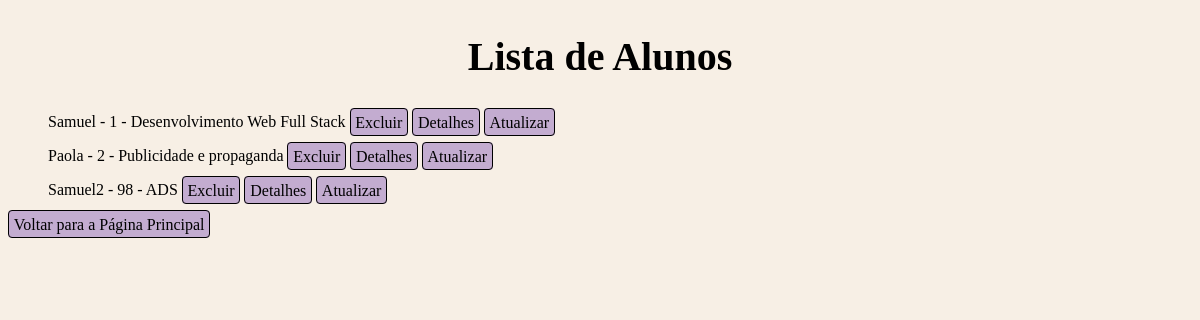
The app's page /alunos/listar/ with its own data.
### cadastro/models.py (models this page shows, shortened)
class Aluno(models.Model):
    nome = models.CharField(max_length=100)
    matricula = models.CharField(max_length=20, unique=True)
    idade = models.IntegerField()
    curso = models.CharField(max_length=50)
    endereco = models.TextField()
    email = models.EmailField()

### cadastro/views.py (the view)
# urls.py: path('alunos/listar/', lista_alunos, name = 'lista_alunos'),
def lista_alunos(request) :
    alunos = Aluno.objects.all()
    return render(request, 'cadastro/lista_alunos.html', {'alunos': alunos})

### cadastro/templates/cadastro/lista_alunos.html (shortened to what this page needs)
{% load static %}
<!DOCTYPE html>
<html>
<head>
    <link rel="stylesheet" href="{% static 'css/lista_alunos.css' %}">
</head>
<body>
    <h2>Lista de Alunos</h2>
    <ul>
        {% for aluno in alunos %}
            <li>
                {{ aluno.nome }} - {{ aluno.matricula }} - {{ aluno.curso }}
                <a href="{% url 'excluir_aluno' aluno.id %}">Excluir</a>
                <a href="{% url 'detalhes_aluno' aluno.id %}">Detalhes</a>
                <a href="{% url 'atualizar_aluno' aluno.id %}">Atualizar</a>
            </li>
        {% endfor %}
    </ul>
    <a href="{% url 'pagina_principal' %}">Voltar para a Página Principal</a>
</body>
</html>

### static/css/lista_alunos.css (style rules this page uses)
body { background-color: #F7EFE5; }
h2 { text-align: center; font-size: 40px; }
a { text-decoration: none; border: 1px solid black; border-radius: 4px; background-color: #C3ACD0; color: black; padding: 0.3em; }
ul li { list-style: none; margin-top: 1em; }

### records on screen
Aluno: nome "Samuel", matricula "1", curso "Desenvolvimento Web Full Stack"
Aluno: nome "Paola", matricula "2", curso "Publicidade e propaganda"
Aluno: nome "Samuel2", matricula "98", curso "ADS"
